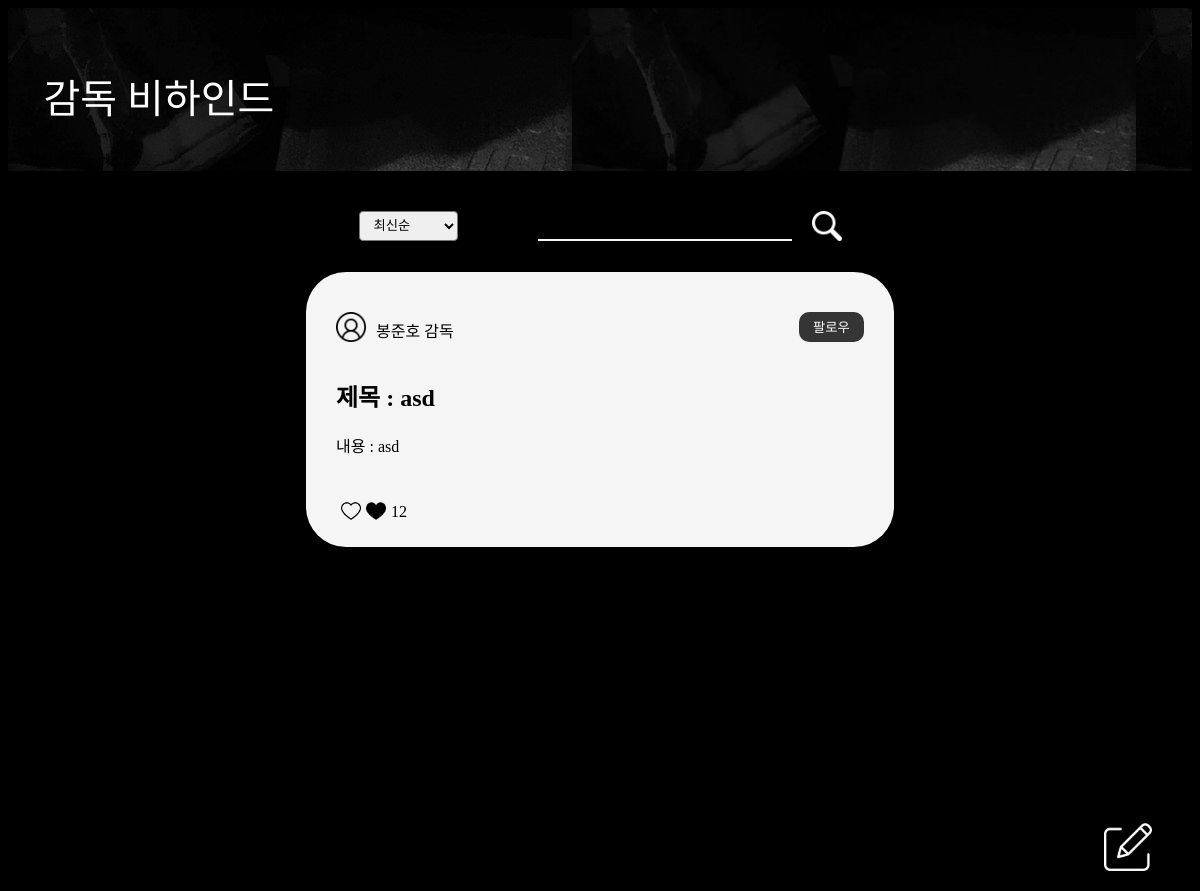
/behinds/, run on an earlier commit of the app's database.
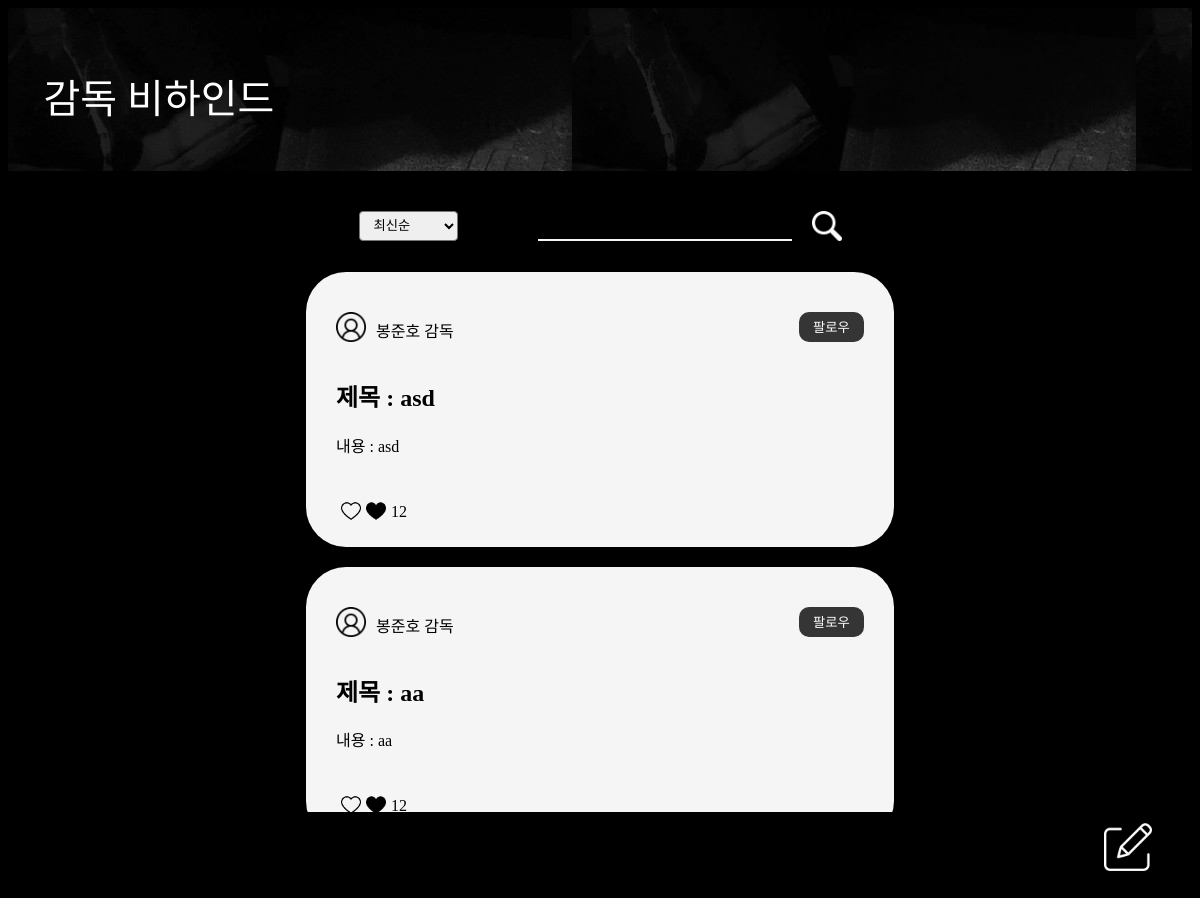
And on a later commit of the database.
### behinds/models.py (models this page shows)
class Behind(models.Model):
    user = models.ForeignKey(settings.AUTH_USER_MODEL, on_delete=models.CASCADE)
    title = models.CharField(max_length=50)
    content = models.TextField()
    created_at = models.DateTimeField(auto_now_add=True)
    updated_at = models.DateTimeField(auto_now=True)

### accounts/models.py (models this page shows)
class User(AbstractUser):
    followings = models.ManyToManyField('self', symmetrical=False, related_name='followers')
    nickname = models.CharField(max_length=20)
    behind_auth = models.BooleanField(default=False)

### behinds/views.py (the view)
# urls.py: path('', views.index, name="index"),
def index(request):
    behinds = Behind.objects.all()
    context = {
        'behinds': behinds,
    }
    return render(request, 'behinds/index.html', context)

### behinds/templates/behinds/index.html (shortened to what this page needs)
{% extends 'base.html' %}
{% load static %}
{% block css %}
  <link rel="stylesheet" href="{% static 'css/behinds.css' %}">
{% endblock css %}
{% block content %}
  <div class="nav">
    감독 비하인드
  </div>
  <div class="box">
    <div class="select-box">
      <select name="types" id="types" class="select">
        <option value="update">최신순</option>
      </select>
      <input type="text" class="input" id="search-input">
      <img src="{% static "images/search.png" %}" alt="" class="search" id="search">
    </div>
    <div class="middle-box">
      <div class="form-box" id="form-box">
        {% for behind in behinds %}
          <div class="form-list" id="form-list">
            <div class="profile">
              <div class="profile-user">
                <img src="{% static "images/user.png" %}" alt="" class="user">
                <p id="director">{{ behind.user.username }} 감독</p>
              </div>
              <form id="follow-form" data-user-id="{{ behind.user.pk }}">
                {% if user in behind.user.followings %}
                  <button type="submit" class="follow" id="like-button-{{ behind.user.pk }}">언팔로우</button>
                {% else %}
                  <button type="submit" class="follow" id="like-button-{{ behind.user.pk }}">팔로우</button>
                {% endif %}
              </form>
            </div>
            <h2>제목 : {{ behind.title }}</h2>
            <p>내용 : {{ behind.content }}</p>
            <div class="like">
              <a href=""><img src="{% static "images/love.png" %}" alt="" class="like-img"></a>
              <a href=""><img src="{% static "images/heart.png" %}" alt="" class="like-img"></a>
              <p>12</p>
            </div>
          </div>
        {% endfor %}
      </div>
    </div>
    <a href="{% url 'behinds:create' %}"><img src="{% static "images/create.png" %}" alt="" class="img"></a>
  </div>
{% endblock content %}

What changed in the data, as far as the page shows it:
added Behind: user.username "봉준호", title "aa", content "aa"
